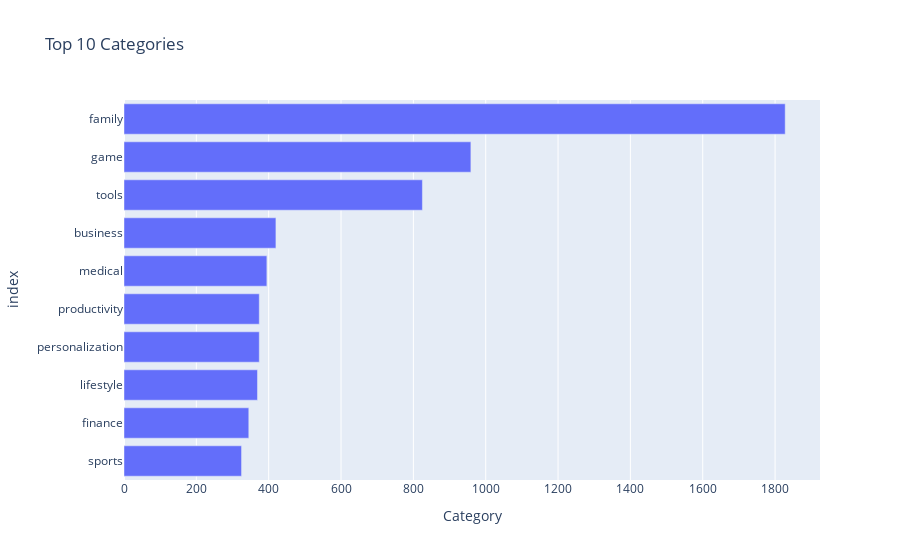

Notebook cell for this chart:
### Code cell
fig = px.bar(top10_cat, x='Category', y='index', title='Top 10 Categories')
fig.update_layout(yaxis=dict(autorange="reversed"))
fig.show()

### Figure 1 — Plotly figure (JSON) as saved in the notebook; plotly's stock layout.template omitted (floating-point values rounded to 4 significant figures)
{"data": [{"alignmentgroup": "True", "hovertemplate": "Category=%{x}<br>index=%{y}<extra></extra>", "legendgroup": "", "marker": {"color": "#636efa", "pattern": {"shape": ""}}, "name": "", "offsetgroup": "", "orientation": "h", "showlegend": false, "textposition": "auto", "type": "bar", "x": [1828, 959, 825, 420, 395, 374, 374, 369, 345, 325], "xaxis": "x", "y": ["family", "game", "tools", "business", "medical", "productivity", "personalization", "lifestyle", "finance", "sports"], "yaxis": "y"}], "layout": {"barmode": "relative", "legend": {"tracegroupgap": 0}, "title": {"text": "Top 10 Categories"}, "xaxis": {"anchor": "y", "domain": [0, 1], "title": {"text": "Category"}}, "yaxis": {"anchor": "x", "autorange": "reversed", "domain": [0, 1], "title": {"text": "index"}}}}
